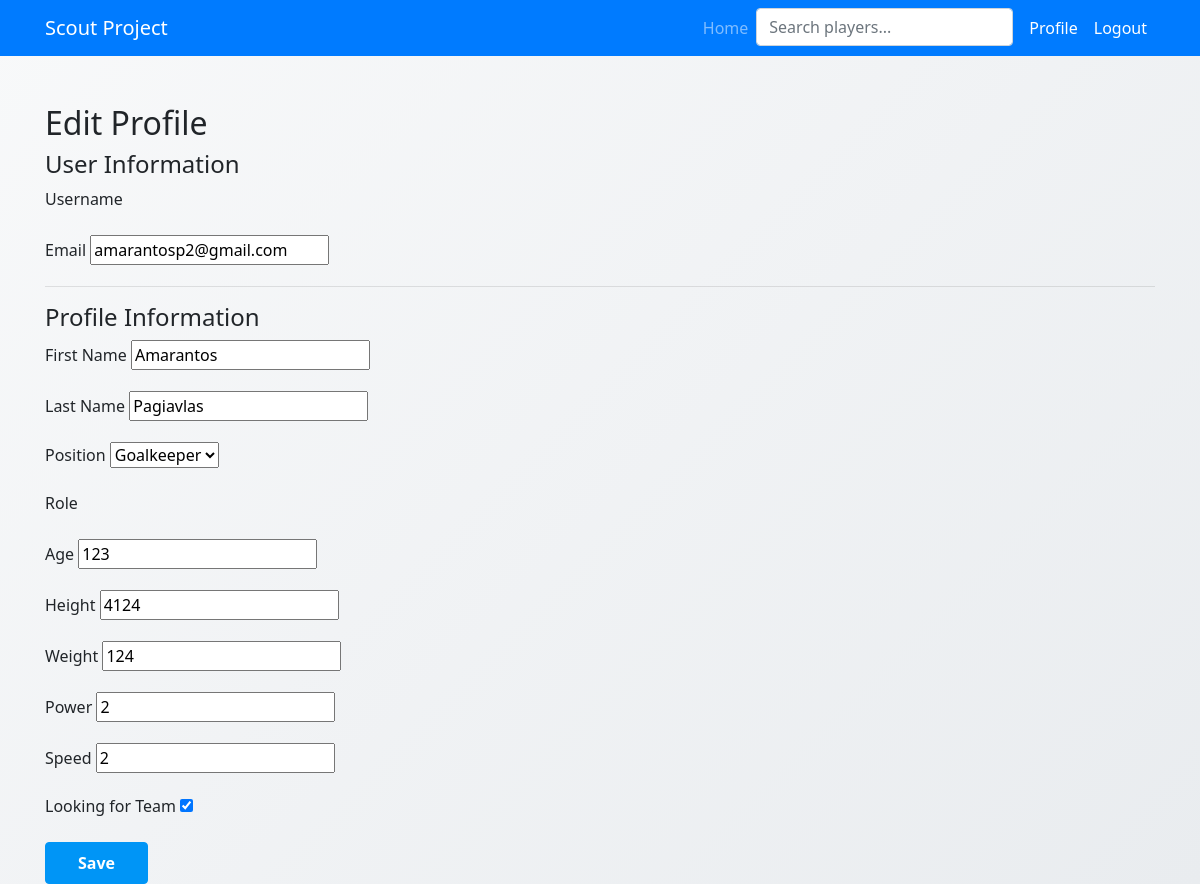
Page /scout_app/profile/edit/ (signed in) on the committed database.
### scout_app/models.py (models this page shows, shortened)
class CustomUser(AbstractUser):
    ROLE_CHOICES = [
        ('Player', 'Player'),
        ('Scout', 'Scout'),
        ('Team', 'Team'),
        ('Admin', 'Admin')
    ]
    role = models.CharField(max_length=20, choices=ROLE_CHOICES, default='Player')
    email = models.EmailField(unique=True)
    first_name = models.CharField(max_length=30)
    last_name = models.CharField(max_length=30)
    username = None
    groups = models.ManyToManyField(Group, related_name="customuser_groups", blank=True)
    user_permissions = models.ManyToManyField(Permission, related_name="customuser_permissions", blank=True)
    USERNAME_FIELD = 'email'
    REQUIRED_FIELDS = ['first_name', 'last_name', 'role']

class PlayerProfile(models.Model):
    user = models.OneToOneField(CustomUser, on_delete=models.SET_NULL, null=True, blank=True)
    first_name = models.CharField(max_length=50)
    last_name = models.CharField(max_length=50)
    position = models.CharField(max_length=20, choices=[('Goalkeeper', 'Goalkeeper'), ('Defender', 'Defender'),
                                                         ('Midfielder', 'Midfielder'), ('Forward', 'Forward')])
    age = models.IntegerField(null=True, blank=True)
    height = models.IntegerField(null=True, blank=True)
    weight = models.IntegerField(null=True, blank=True)
    agility = models.IntegerField(null=True, blank=True)
    power = models.IntegerField(null=True, blank=True)
    speed = models.IntegerField(null=True, blank=True)
    strategy = models.IntegerField(null=True, blank=True)
    bio = models.TextField(null=True, blank=True)
    video_links = models.TextField(blank=True, null=True)
    looking_for_team = models.BooleanField(default=True)
    matches_played = models.IntegerField(default=0)
    goals_scored = models.IntegerField(default=0)
    assists = models.IntegerField(default=0)
    tackles = models.IntegerField(default=0)

### scout_app/views.py (the view)
# urls.py: path('profile/edit/', views.edit_profile, name='edit_profile'),
@login_required
def edit_profile(request):
    user = request.user
    try:
        if user.role == 'Player':
            profile = PlayerProfile.objects.get(user=user)
        else:
            profile = None
    except PlayerProfile.DoesNotExist:
        profile = None
    if request.method == 'POST' and require_POST(request.path):
        user_form = CustomUserCreationForm(request.POST, instance=user)
        profile_form = PlayerProfileForm(request.POST, instance=profile)
        if user_form.is_valid() and profile_form.is_valid():
            user_form.save()
            profile_form.save()
            messages.success(request, "Changes saved successfully.")
            return redirect('scout_app:dashboard')
        else:
            messages.error(request, "Error updating profile. Please check the fields.")
            return render(request, 'edit_profile.html', {'user_form': user_form, 'profile_form': profile_form})
    else:
        user_form = CustomUserCreationForm(instance=user)
        if profile:
            profile_form = PlayerProfileForm(instance=profile)
            return render(request, 'edit_profile.html', {'user_form': user_form, 'profile_form': profile_form})
        else:
            return render(request, 'edit_profile.html', {'user_form': user_form, 'message': "No profile found."})

### scout_app/forms.py
class CustomUserCreationForm(UserCreationForm):
    class Meta:
        model = CustomUser
        fields = ('first_name', 'last_name', 'email', 'role', 'password1', 'password2')
    def __init__(self, *args, **kwargs):
        super().__init__(*args, **kwargs)
        self.fields['role'].widget = forms.Select(choices=CustomUser.ROLE_CHOICES)

class PlayerProfileForm(forms.ModelForm):
    class Meta:
        model = PlayerProfile
        fields = ['first_name', 'last_name', 'position', 'age', 'height', 'weight', 'agility', 'power', 'speed', 'bio', 'video_links', 'looking_for_team', 'user']
    def __init__(self, *args, **kwargs):
        super().__init__(*args, **kwargs)
        self.fields['user'].queryset = CustomUser.objects.all()

### scout_app/templates/edit_profile.html (shortened to what this page needs)
<!DOCTYPE html>
<html>
<head>
  {% load static %}
  <link rel="stylesheet" href="https://stackpath.bootstrapcdn.com/bootstrap/4.5.2/css/bootstrap.min.css">
  <link rel="stylesheet" type="text/css" href="{% static 'styles.css' %}">
</head>
<body>
  {% include 'navbar.html' %}
  <div class="container mt-5">
    <h2>Edit Profile</h2>
    <form method="post" class="needs-validation" novalidate>
      <h4>User Information</h4>
      <div class="form-group">
        <label for="id_username">Username</label>
      </div>
      <div class="form-group">
        <label for="id_email">Email</label>
        {{ user_form.email }}
      </div>
      <hr>
      <h4>Profile Information</h4>
      <div class="form-group">
        <label for="id_first_name">First Name</label>
        {{ profile_form.first_name }}
      </div>
      <div class="form-group">
        <label for="id_last_name">Last Name</label>
        {{ profile_form.last_name }}
      </div>
      <div class="form-group">
        <label for="id_position">Position</label>
        {{ profile_form.position }}
      </div>
      <div class="form-group">
        <label for="id_role">Role</label>
      </div>
      <div class="form-group">
        <label for="id_age">Age</label>
        {{ profile_form.age }}
      </div>
      <div class="form-group">
        <label for="id_height">Height</label>
        {{ profile_form.height }}
      </div>
      <div class="form-group">
        <label for="id_weight">Weight</label>
        {{ profile_form.weight }}
      </div>
      <div class="form-group">
        <label for="id_power">Power</label>
        {{ profile_form.power }}
      </div>
      <div class="form-group">
        <label for="id_speed">Speed</label>
        {{ profile_form.speed }}
      </div>
      <div class="form-group">
        <label for="id_looking_for_team">Looking for Team</label>
        {{ profile_form.looking_for_team }}
      </div>
      <button type="submit" class="btn btn-primary">Save</button>
    </form>
  </div>
</body>
</html>

### scout_app/static/styles.css (style rules this page uses)
:root { --primary-color: #2c3e50; --secondary-color: #3498db; }
body { font-family: 'Segoe UI', Tahoma, Geneva, Verdana, sans-serif; background: linear-gradient(135deg, #f8f9fa 0%, #e9ecef 100%); min-height: 100vh; }
.btn-primary { background-color: #3498db; padding: 0.75rem; transition: all 0.3s ease-in-out; }
.form-group { margin-bottom: 1rem; }
.btn-primary { background-color: #0095f6; border-color: #0095f6; padding: 0.5rem 2rem; font-weight: 600; border-radius: 4px; }

### rows in the picture
CustomUser: email "amarantosp2@gmail.com"
PlayerProfile: first_name "Amarantos", last_name "Pagiavlas", position "Goalkeeper", age "123", height "4124", weight "124", power "2", speed "2", looking_for_team "☑"
